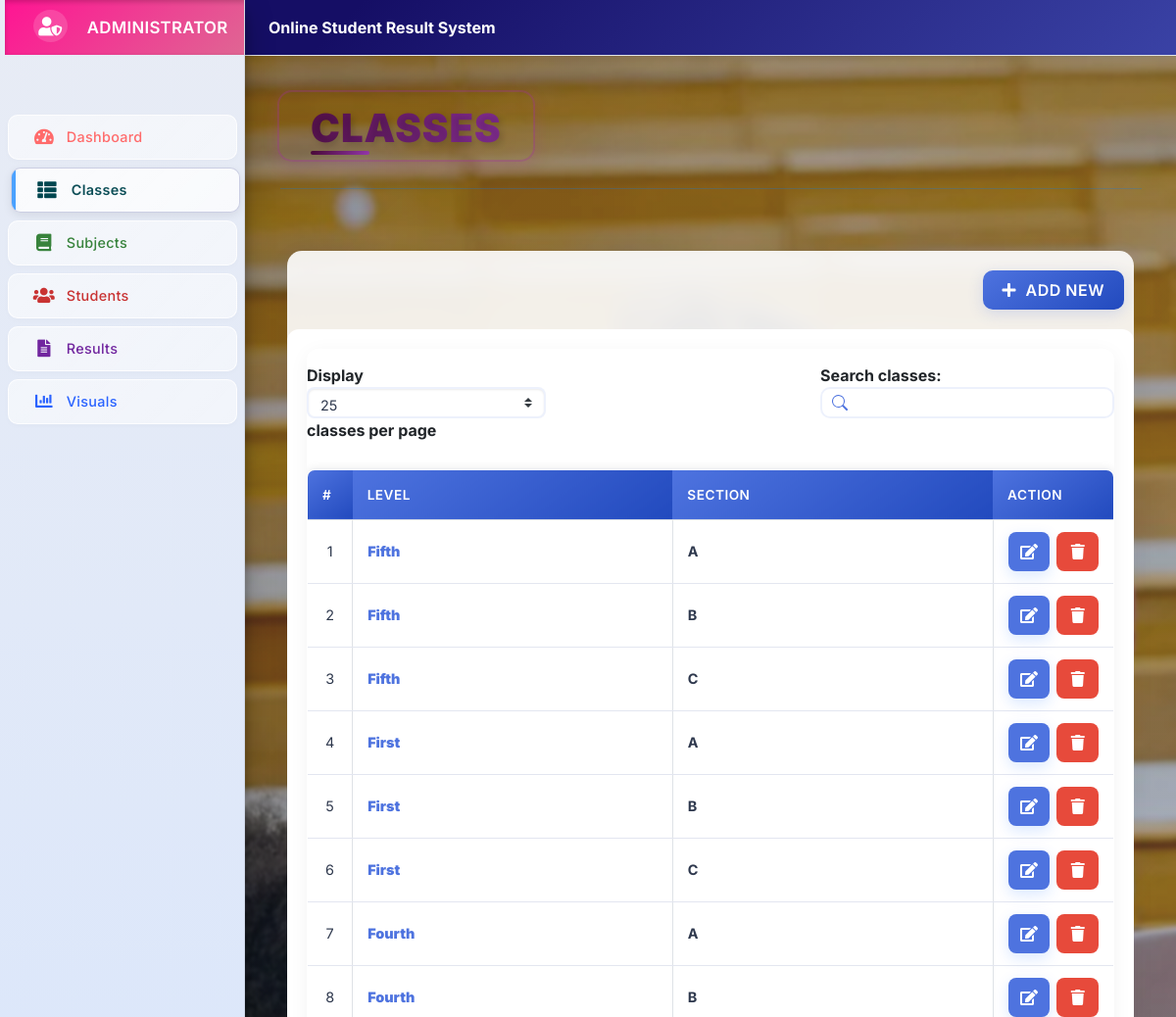
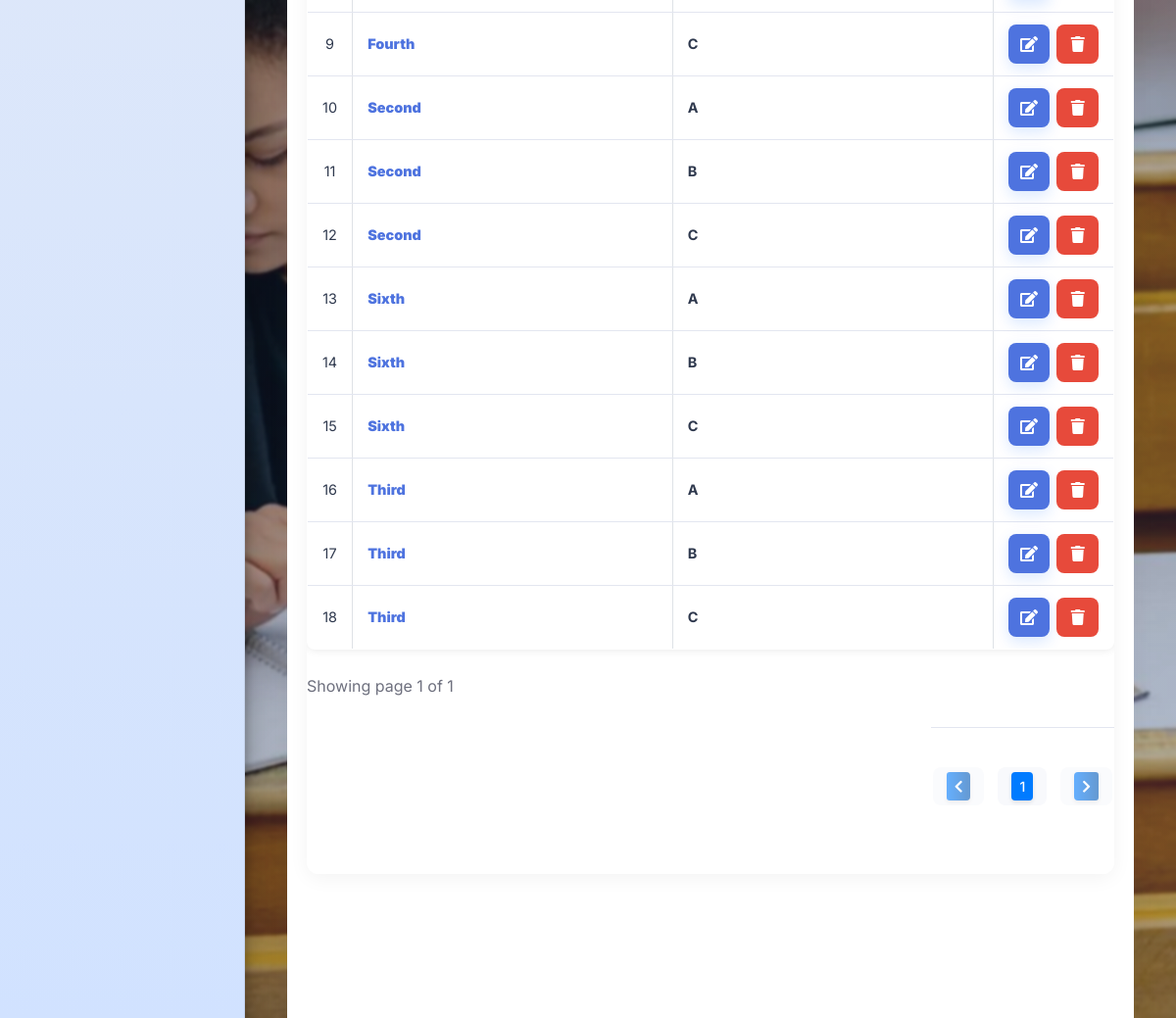
The app's page /index.php?page=classes (signed in) with its own data (2 pictures, top to bottom).
### tables this page shows
CREATE TABLE `classes` (
  `id` int(30) NOT NULL,
  `level` varchar(200) NOT NULL,
  `section` varchar(200) NOT NULL,
  `date_created` datetime NOT NULL DEFAULT current_timestamp()
);

### classes.php (the view, shortened to what this page needs)
<?php include'db_connect.php' ?>
<div class="col-lg-12">
	<div class="card card-outline card-primary" style="margin: 32px auto; max-width: 1200px; border-radius: 18px; box-shadow: 0 4px 24px rgba(44,62,80,0.08);">
		<div class="card-header">
			<div class="card-tools">
				<a class="btn btn-block btn-sm btn-default btn-flat border-primary new_class" href="javascript:void(0)"><i class="fa fa-plus"></i> Add New</a>
			</div>
		</div>
		<div class="card-body" style="background: #fff; border-radius: 12px; width: 100%; overflow-x: auto;">
			<div class="table-responsive" style="margin: 0; width: 100%;">
				<table class="table table-hover table-bordered" id="class-list">
					<thead>
						<tr>
							<th class="text-center" width="5%">#</th>
							<th width="40%">Level</th>
							<th width="40%">Section</th>
							<th width="15%" class="text-center">Action</th>
						</tr>
					</thead>
					<tbody>
						<?php
						$i = 1;
						$qry = $conn->query("SELECT * FROM classes order by level asc, section asc");
						while($row= $qry->fetch_assoc()):
						?>
						<tr>
							<td class="text-center"><?php echo $i++ ?></td>
							<td><b><?php echo $row['level'] ?></b></td>
							<td><b><?php echo $row['section'] ?></b></td>
							<td class="text-center">
								<div class="btn-group">
									<a href="javascript:void(0)" data-id='<?php echo $row['id'] ?>' class="btn btn-primary btn-flat manage_class">
										<i class="fas fa-edit"></i>
									</a>
									<button type="button" class="btn btn-danger btn-flat delete_class" data-id="<?php echo $row['id'] ?>">
										<i class="fas fa-trash"></i>
									</button>
								</div>
							</td>
						</tr>
						<?php endwhile; ?>
					</tbody>
				</table>
			</div>
		</div>
	</div>
</div>

### index.php (shortened to what this page needs)
<!DOCTYPE html>
<html lang="en">
<?php
	include 'header.php'
?>
<body class="hold-transition sidebar-mini layout-fixed layout-navbar-fixed layout-footer-fixed">
<div class="wrapper">
  <?php include 'topbar.php' ?>
  <?php include 'sidebar.php' ?>
  <div class="content-wrapper">
    <div class="content-header">
      <div class="container-fluid">
        <div class="row mb-2">
          <div class="col-sm-6">
            <h1 class="m-0"><?php echo $title ?></h1>
          </div>
        </div>
            <hr class="border-primary">
      </div>
    </div>
    <section class="content">
      <div class="container-fluid">
         <?php
            $page = isset($_GET['page']) ? $_GET['page'] : 'home';
            if(!file_exists($page.".php")){
                include '404.html';
            }else{
            include $page.'.php';
            }
          ?>
      </div>
    </section>
  </div>
</div>
</body>
</html>

### header.php (shortened to what this page needs)
<head>
  <?php
  $title = isset($_GET['page']) ? ucwords(str_replace("_", ' ', $_GET['page'])) : "Home";
  $title = str_replace("Persons Companies","Persons/Companies",$title);
  ?>
  <link rel="stylesheet" href="assets/plugins/bootstrap/css/bootstrap.min.css">
  <link rel="stylesheet" href="assets/plugins/fontawesome-free/css/all.min.css">
  <link rel="stylesheet" href="assets/dist/css/adminlte.min.css">
  <link rel="stylesheet" href="assets/dist/css/styles.css">
  <link rel="stylesheet" href="assets/dist/css/custom.css">
  <link rel="stylesheet" href="assets/plugins/sweetalert2-theme-bootstrap-4/bootstrap-4.min.css">
  <link rel="stylesheet" href="assets/plugins/toastr/toastr.min.css">
</head>

### topbar.php (shortened to what this page needs)
<nav class="main-header navbar navbar-expand navbar-primary navbar-dark">
  <ul class="navbar-nav">
    <li>
      <a class="nav-link text-white" href="#" id="home-link" role="button">
        <large><b><?php echo $_SESSION['system']['name'] ?></b></large>
      </a>
    </li>
  </ul>
</nav>

### sidebar.php (shortened to what this page needs)
<aside class="main-sidebar sidebar-dark-primary elevation-4">
  <div class="dropdown">
    <a href="javascript:void(0)" class="brand-link dropdown-toggle" data-toggle="dropdown" aria-expanded="true">
      <?php if(empty($_SESSION['login_avatar'])): ?>
        <span class="brand-image img-circle elevation-3 d-flex justify-content-center align-items-center bg-gradient-primary text-white">
          <i class="fas fa-user-shield"></i>
        </span>
      <?php else: ?>
        <span class="image">
          <img src="../assets/uploads/<?php echo $_SESSION['login_avatar'] ?>" style="width: 38px;height:38px" class="img-circle elevation-2" alt="User Image">
        </span>
      <?php endif; ?>
      <span class="brand-text font-weight-light">Administrator</span>
    </a>
  </div>
  <div class="sidebar">
    <nav class="mt-0">
      <ul class="nav nav-pills nav-sidebar flex-column nav-flat" data-widget="treeview" role="menu" data-accordion="false">
        <li class="nav-item">
          <a href="./" class="nav-link nav-home">
            <i class="nav-icon fas fa-tachometer-alt"></i>
            <p>Dashboard</p>
          </a>
        </li>
        <li class="nav-item">
          <a href="./index.php?page=classes" class="nav-link nav-classes">
            <i class="nav-icon fas fa-th-list"></i>
            <p>Classes</p>
          </a>
        </li>
        <li class="nav-item">
          <a href="./index.php?page=subjects" class="nav-link nav-subjects">
            <i class="nav-icon fas fa-book"></i>
            <p>Subjects</p>
          </a>
        </li>
        <li class="nav-item">
          <a href="./index.php?page=student_list" class="nav-link nav-student_list">
            <i class="nav-icon fas fa-users"></i>
            <p>Students</p>
          </a>
        </li>
        <li class="nav-item">
          <a href="./index.php?page=results" class="nav-link nav-results">
            <i class="nav-icon fas fa-file-alt"></i>
            <p>Results</p>
          </a>
        </li>
        <li class="nav-item">
          <a href="./index.php?page=analytics" class="nav-link nav-analytics">
            <i class="nav-icon fas fa-chart-bar"></i>
            <p>Visuals</p>
          </a>
        </li>
      </ul>
    </nav>
  </div>
</aside>

### topbar.php (style rules this page uses)
.main-header { box-shadow: 0 2px 10px rgba(0,0,0,0.1); transition: all 0.3s ease; }
#home-link { transition: all 0.3s ease; }

### records on screen
classes: level "Fifth", section "A"
classes: level "Fifth", section "B"
classes: level "Fifth", section "C"
classes: level "First", section "A"
classes: level "First", section "B"
classes: level "First", section "C"
classes: level "Fourth", section "A"
classes: level "Fourth", section "B"
classes: level "Fourth", section "C"
classes: level "Second", section "A"
classes: level "Second", section "B"
classes: level "Second", section "C"
classes: level "Sixth", section "A"
classes: level "Sixth", section "B"
classes: level "Sixth", section "C"
classes: level "Third", section "A"
classes: level "Third", section "B"
classes: level "Third", section "C"

### other values on screen
$_SESSION['system']['name'] "Online Student Result System"
$title "CLASSES"
